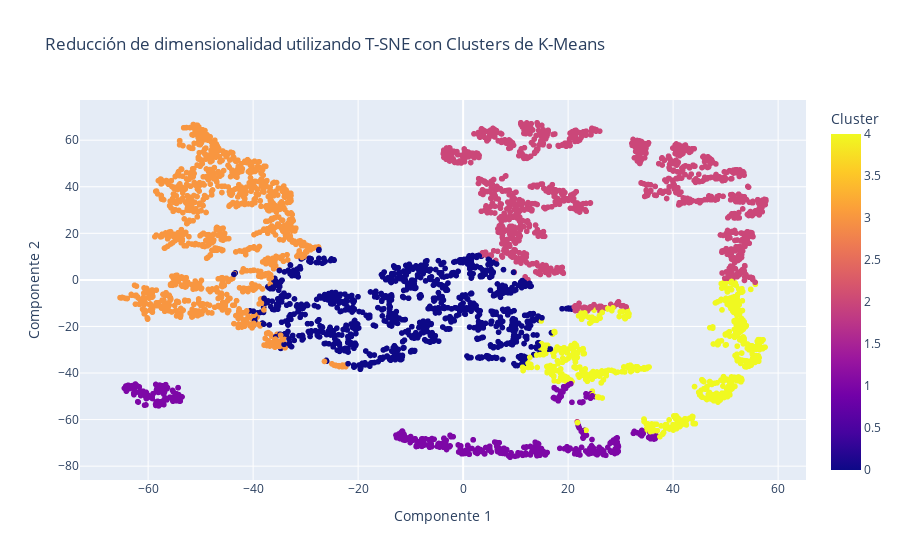

The cell this chart's notebook holds for it:
### Markdown cell above
**Respuesta:**

### Code cell
# Agregar la columna 'Cluster' al DataFrame reduced_df
reduced_df['Cluster'] = cluster_labels

# Graficar las componentes con colores basados en los clusters de K-Means
fig = px.scatter(reduced_df, x='Componente 1', y='Componente 2', color='Cluster', title='Reducción de dimensionalidad utilizando T-SNE con Clusters de K-Means')
fig.update_xaxes(title_text='Componente 1')
fig.update_yaxes(title_text='Componente 2')
fig.show()

### Figure 1 — Plotly figure (JSON) as saved in the notebook; plotly's stock layout.template omitted (floating-point values rounded to 4 significant figures; data arrays with more than 128 entries replaced by an {"elided": "..."} marker saying what was removed)
{"data": [{"hovertemplate": "Componente 1=%{x}<br>Componente 2=%{y}<br>Cluster=%{marker.color}<extra></extra>", "legendgroup": "", "marker": {"color": {"elided": "4314 int values"}, "coloraxis": "coloraxis", "symbol": "circle"}, "mode": "markers", "name": "", "showlegend": false, "type": "scattergl", "x": {"elided": "4314 float values"}, "xaxis": "x", "y": {"elided": "4314 float values"}, "yaxis": "y"}], "layout": {"coloraxis": {"colorbar": {"title": {"text": "Cluster"}}, "colorscale": [[0, "#0d0887"], [0.1111, "#46039f"], [0.2222, "#7201a8"], [0.3333, "#9c179e"], [0.4444, "#bd3786"], [0.5556, "#d8576b"], [0.6667, "#ed7953"], [0.7778, "#fb9f3a"], [0.8889, "#fdca26"], [1, "#f0f921"]]}, "legend": {"tracegroupgap": 0}, "title": {"text": "Reducción de dimensionalidad utilizando T-SNE con Clusters de K-Means"}, "xaxis": {"anchor": "y", "domain": [0, 1], "title": {"text": "Componente 1"}}, "yaxis": {"anchor": "x", "domain": [0, 1], "title": {"text": "Componente 2"}}}}
